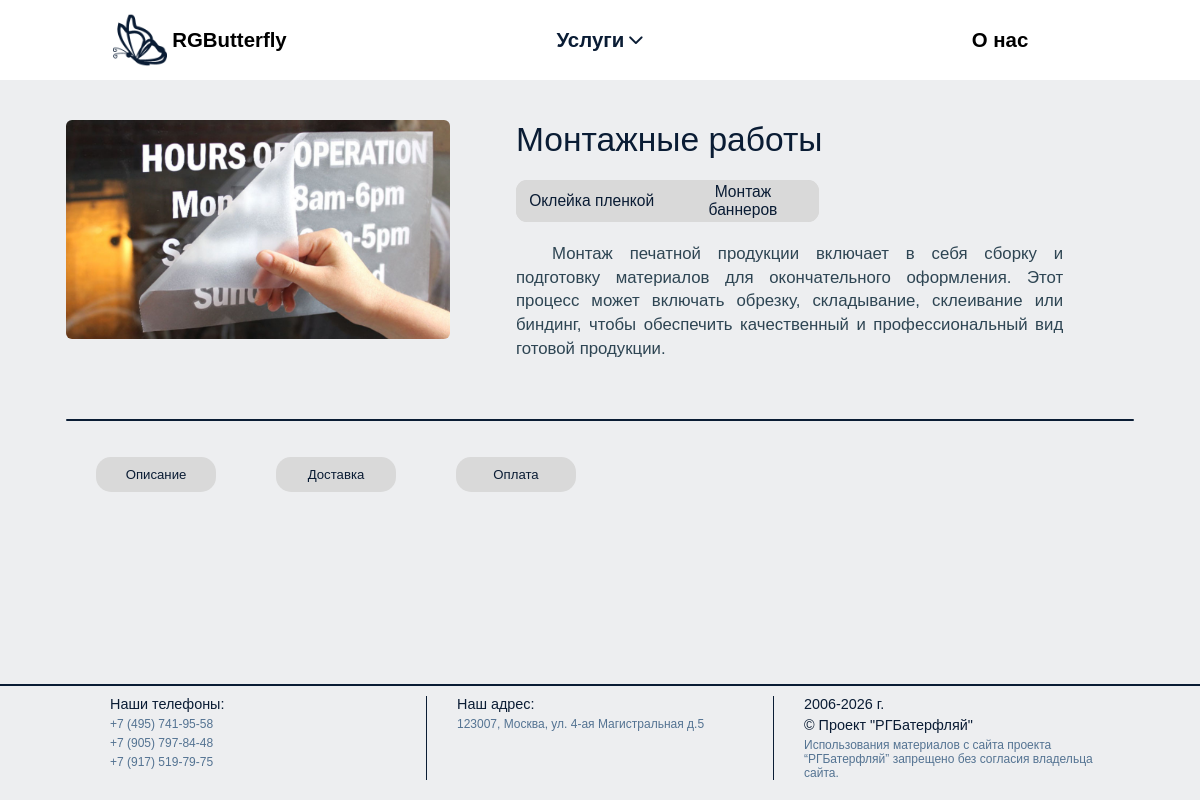
The app's page /service/4/ with its own data.
### web/models.py (models this page shows, shortened)
class Service(models.Model):
    service_name = models.CharField(max_length=255, verbose_name="Услуга")
    service_description = models.TextField(verbose_name="Описание услуги")
    service_image = models.ImageField(upload_to="service_images/", verbose_name="Картинка услуги")

class Option(models.Model):
    service = models.ForeignKey(Service, related_name='options', on_delete=models.CASCADE, verbose_name="Услуга")
    option_name = models.CharField(max_length=255, verbose_name="Опция")
    options_description = models.TextField(verbose_name="Описание опции")
    option_image = models.ImageField(upload_to='option_imafes/', verbose_name="Картинка опции")

### web/views.py (the view)
# urls.py: path('service/<int:service_id>/', service, name='service'),
def service(request, service_id):
    service = get_object_or_404(Service, id=service_id)
    options = service.options.all()
    return render(request, 'web/service.html', {'service': service, 'options': options})

### web/templates/web/service.html (shortened to what this page needs)
{% extends "web/app.html" %}
{% load static %}
{% block extra_css %}
<link rel="stylesheet" href="{% static 'RGButterfly/css/service.css' %}" type="text/css" media="all">
{% endblock %}
{% block content %}
<div class="main-container">
    <section class="service-container">
        <article class="service-img-container">
            <img src="{{ service.service_image.url }}" alt="{{ service.service_name }}" class="service-image">
        </article>
        <article class="service-about">
            <h2 class="service-name">{{ service.service_name }}</h2>
            <div class="option-toggle">
                {% for option in options %}
                    <div class = "button-wrapper"><button id="option-{{ option.id }}" class="option-button" data-option='{"name": "{{ option.option_name }}", "description": "{{ option.options_description }}"}' data-image-url="{{ option.option_image.url }}" onclick="toggleOption('{{ option.id }}')">{{ option.option_name }}</button></div>
                {% endfor %}
            </div>
            <div class="service-description">
                <p>{{ service.service_description }}</p>
            </div>
        </article>
    </section>
    <aside class="option-container">
        <div class="stick-container">
            <div class="stick"></div>
        </div>
        <nav class="menu">
            <button id="description-btn" class="data-button" onclick="toggleDisplay('.description-data')">Описание</button>
            <button id="deliver-btn" class="data-button" onclick="toggleDisplay('.deliver-data')">Доставка</button>
            <button id="payment-btn" class="data-button" onclick="toggleDisplay('.payment-data')">Оплата</button>
        </nav>
    </aside>
</div>
{% endblock %}

### web/static/RGButterfly/css/app.css (style rules this page uses)
* { margin: 0; padding: 0; font-family: 'TT Norms Pro', sans-serif; }
body { display: flex; flex-direction: column; min-height: 100vh; }

### web/static/RGButterfly/css/service.css (style rules this page uses)
:root { --background-color: #EDEEF0; --button-bg-color: #D9D9D9; --button-selected-bg-color: #5A89B9; --text-color: #0A1C34; --text-selected-color: #ffffff; --stick-bg-color: #0A1C34; }
.option-toggle .button-wrapper { flex:1; height: 100%; display: flex; align-items: center; justify-content: center; width: 100%; }
body { margin: 0; padding: 0; background-color: var(--background-color); }
.service-container { display: flex; width: 100%; height: 60%; margin-bottom: 5vh; }
.service-img-container { width: 43%; display: flex; justify-content: center; align-items: center; }
.service-img-container img { border-radius: 6px; width: 32vw; height: auto; margin: 5vh 0; }
.service-about { width: 57%; display: flex; flex-direction: column; }
.service-name { margin: 6% 0 3% 0; font-size: 2.8vw; font-weight: 500; color: #0A1C34; }
.option-toggle { display: flex; justify-content: center; border-radius: 11px; overflow: hidden; background-color: var(--button-bg-color); margin-bottom: 3%; width: fit-content; max-width: 80%; }
.option-button { border: none; padding: 0.4vh 1vw; background-color: var(--button-bg-color); color: var(--text-color); cursor: pointer; font-size: 1.3vw; font-weight: 400; height: 100%; width: 100%; }
.service-description { font-size: 1.4vw; font-weight: 300; width: 80%; }
.service-description p { text-align: justify; line-height: 1.4; text-indent: 3vw; color:#2E4553; }
.option-container { display: flex; flex-direction: column; }
.stick-container { display: flex; justify-content: center; align-items: center; }
.stick { width: 89%; height: 2px; border-radius: 4px; background-color: var(--stick-bg-color); }
.menu { display: flex; column-gap: 5vw; margin: 3% 8% 0; }
.data-button { border: none; min-width: 10vw; border-radius: 15px; padding: 10px 20px; background-color: var(--button-bg-color); color: var(--text-color); cursor: pointer; font-size: 1.1vw; font-weight: 400; }

### records on screen
Service: service_image (picture), service_name "Монтажные работы", service_description "Монтаж печатной продукции включает в себя сборку и подготовку материалов для окончательного оформления. Этот процесс может включать обрезку, складывание, склеивание или биндинг, чтобы обеспечить качественный и профессиональный вид готовой продукции."
Option: option_name "Оклейка пленкой"
Option: option_name "Монтаж баннеров"
